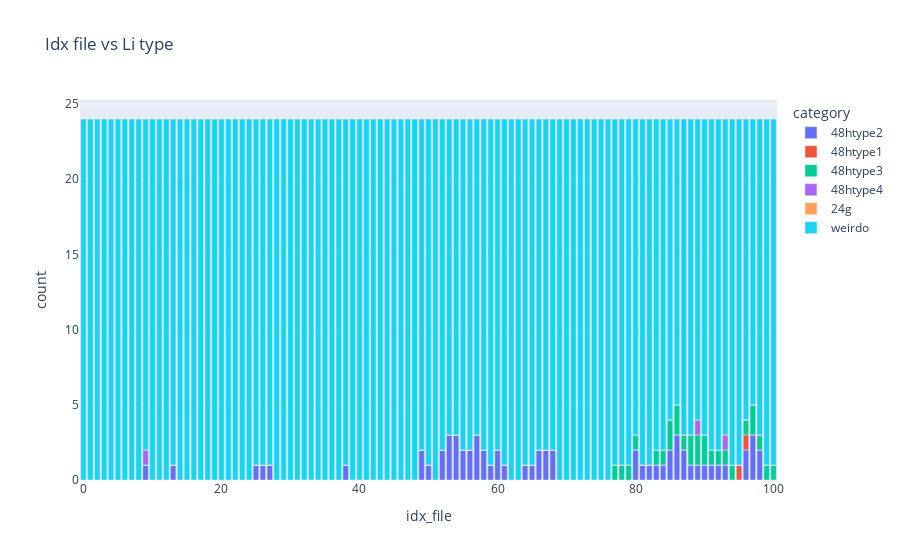
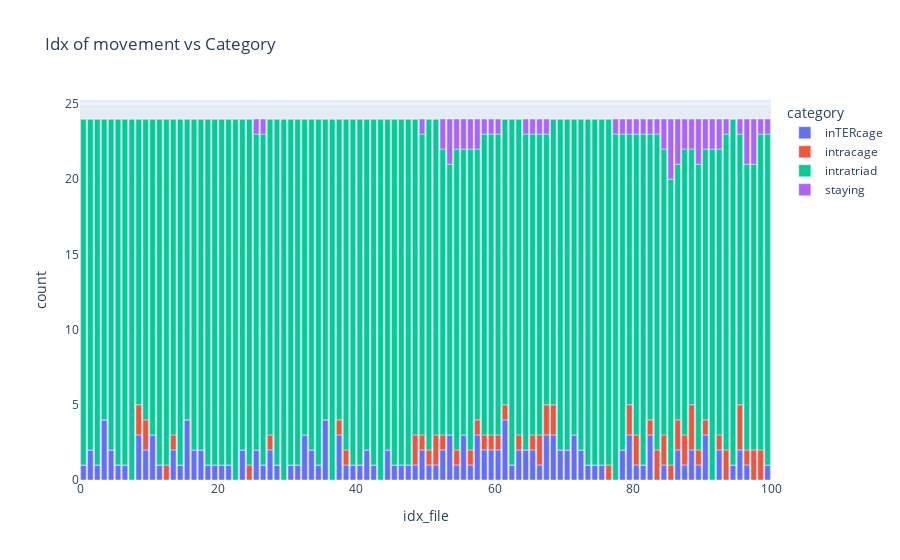

The cell these charts' notebook holds for them, in order:
### Code cell
el = "Li"
style = "bar"
df_amount_type = mapping_labelling.plot_amount_type(file_loc_important_cols, litype, el, style, category_labels) # commented out
print(df_amount_type.sum())

if proceed_NEB == "True": # commented out
    df = move_by_tuple_cage.get_and_plot_df_movement_category_counted(df_movement)
    print(df.sum())

### Figure 1 — Plotly figure (JSON) as saved in the notebook; plotly's stock layout.template omitted (floating-point values rounded to 4 significant figures)
{"data": [{"alignmentgroup": "True", "hovertemplate": "category=48htype2<br>idx_file=%{x}<br>count=%{y}<extra></extra>", "legendgroup": "48htype2", "marker": {"color": "#636efa", "pattern": {"shape": ""}}, "name": "48htype2", "offsetgroup": "48htype2", "orientation": "v", "showlegend": true, "textposition": "auto", "type": "bar", "x": [0, 1, 2, 3, 4, 5, 6, 7, 8, 9, 10, 11, 12, 13, 14, 15, 16, 17, 18, 19, 20, 21, 22, 23, 24, 25, 26, 27, 28, 29, 30, 31, 32, 33, 34, 35, 36, 37, 38, 39, 40, 41, 42, 43, 44, 45, 46, 47, 48, 49, 50, 51, 52, 53, 54, 55, 56, 57, 58, 59, 60, 61, 62, 63, 64, 65, 66, 67, 68, 69, 70, 71, 72, 73, 74, 75, 76, 77, 78, 79, 80, 81, 82, 83, 84, 85, 86, 87, 88, 89, 90, 91, 92, 93, 94, 95, 96, 97, 98, 99, 100], "xaxis": "x", "y": [0, 0, 0, 0, 0, 0, 0, 0, 0, 1, 0, 0, 0, 1, 0, 0, 0, 0, 0, 0, 0, 0, 0, 0, 0, 1, 1, 1, 0, 0, 0, 0, 0, 0, 0, 0, 0, 0, 1, 0, 0, 0, 0, 0, 0, 0, 0, 0, 0, 2, 1, 0, 2, 3, 3, 2, 2, 3, 2, 1, 2, 1, 0, 0, 1, 1, 2, 2, 2, 0, 0, 0, 0, 0, 0, 0, 0, 0, 0, 0, 2, 1, 1, 1, 1, 2, 3, 2, 1, 1, 1, 1, 1, 1, 0, 0, 2, 3, 2, 0, 0], "yaxis": "y"}, {"alignmentgroup": "True", "hovertemplate": "category=48htype1<br>idx_file=%{x}<br>count=%{y}<extra></extra>", "legendgroup": "48htype1", "marker": {"color": "#EF553B", "pattern": {"shape": ""}}, "name": "48htype1", "offsetgroup": "48htype1", "orientation": "v", "showlegend": true, "textposition": "auto", "type": "bar", "x": [0, 1, 2, 3, 4, 5, 6, 7, 8, 9, 10, 11, 12, 13, 14, 15, 16, 17, 18, 19, 20, 21, 22, 23, 24, 25, 26, 27, 28, 29, 30, 31, 32, 33, 34, 35, 36, 37, 38, 39, 40, 41, 42, 43, 44, 45, 46, 47, 48, 49, 50, 51, 52, 53, 54, 55, 56, 57, 58, 59, 60, 61, 62, 63, 64, 65, 66, 67, 68, 69, 70, 71, 72, 73, 74, 75, 76, 77, 78, 79, 80, 81, 82, 83, 84, 85, 86, 87, 88, 89, 90, 91, 92, 93, 94, 95, 96, 97, 98, 99, 100], "xaxis": "x", "y": [0, 0, 0, 0, 0, 0, 0, 0, 0, 0, 0, 0, 0, 0, 0, 0, 0, 0, 0, 0, 0, 0, 0, 0, 0, 0, 0, 0, 0, 0, 0, 0, 0, 0, 0, 0, 0, 0, 0, 0, 0, 0, 0, 0, 0, 0, 0, 0, 0, 0, 0, 0, 0, 0, 0, 0, 0, 0, 0, 0, 0, 0, 0, 0, 0, 0, 0, 0, 0, 0, 0, 0, 0, 0, 0, 0, 0, 0, 0, 0, 0, 0, 0, 0, 0, 0, 0, 0, 0, 0, 0, 0, 0, 0, 0, 1, 1, 0, 0, 0, 0], "yaxis": "y"}, {"alignmentgroup": "True", "hovertemplate": "category=48htype3<br>idx_file=%{x}<br>count=%{y}<extra></extra>", "legendgroup": "48htype3", "marker": {"color": "#00cc96", "pattern": {"shape": ""}}, "name": "48htype3", "offsetgroup": "48htype3", "orientation": "v", "showlegend": true, "textposition": "auto", "type": "bar", "x": [0, 1, 2, 3, 4, 5, 6, 7, 8, 9, 10, 11, 12, 13, 14, 15, 16, 17, 18, 19, 20, 21, 22, 23, 24, 25, 26, 27, 28, 29, 30, 31, 32, 33, 34, 35, 36, 37, 38, 39, 40, 41, 42, 43, 44, 45, 46, 47, 48, 49, 50, 51, 52, 53, 54, 55, 56, 57, 58, 59, 60, 61, 62, 63, 64, 65, 66, 67, 68, 69, 70, 71, 72, 73, 74, 75, 76, 77, 78, 79, 80, 81, 82, 83, 84, 85, 86, 87, 88, 89, 90, 91, 92, 93, 94, 95, 96, 97, 98, 99, 100], "xaxis": "x", "y": [0, 0, 0, 0, 0, 0, 0, 0, 0, 0, 0, 0, 0, 0, 0, 0, 0, 0, 0, 0, 0, 0, 0, 0, 0, 0, 0, 0, 0, 0, 0, 0, 0, 0, 0, 0, 0, 0, 0, 0, 0, 0, 0, 0, 0, 0, 0, 0, 0, 0, 0, 0, 0, 0, 0, 0, 0, 0, 0, 0, 0, 0, 0, 0, 0, 0, 0, 0, 0, 0, 0, 0, 0, 0, 0, 0, 0, 1, 1, 1, 1, 0, 0, 1, 1, 2, 2, 1, 2, 2, 2, 1, 1, 1, 1, 0, 1, 2, 1, 1, 1], "yaxis": "y"}, {"alignmentgroup": "True", "hovertemplate": "category=48htype4<br>idx_file=%{x}<br>count=%{y}<extra></extra>", "legendgroup": "48htype4", "marker": {"color": "#ab63fa", "pattern": {"shape": ""}}, "name": "48htype4", "offsetgroup": "48htype4", "orientation": "v", "showlegend": true, "textposition": "auto", "type": "bar", "x": [0, 1, 2, 3, 4, 5, 6, 7, 8, 9, 10, 11, 12, 13, 14, 15, 16, 17, 18, 19, 20, 21, 22, 23, 24, 25, 26, 27, 28, 29, 30, 31, 32, 33, 34, 35, 36, 37, 38, 39, 40, 41, 42, 43, 44, 45, 46, 47, 48, 49, 50, 51, 52, 53, 54, 55, 56, 57, 58, 59, 60, 61, 62, 63, 64, 65, 66, 67, 68, 69, 70, 71, 72, 73, 74, 75, 76, 77, 78, 79, 80, 81, 82, 83, 84, 85, 86, 87, 88, 89, 90, 91, 92, 93, 94, 95, 96, 97, 98, 99, 100], "xaxis": "x", "y": [0, 0, 0, 0, 0, 0, 0, 0, 0, 1, 0, 0, 0, 0, 0, 0, 0, 0, 0, 0, 0, 0, 0, 0, 0, 0, 0, 0, 0, 0, 0, 0, 0, 0, 0, 0, 0, 0, 0, 0, 0, 0, 0, 0, 0, 0, 0, 0, 0, 0, 0, 0, 0, 0, 0, 0, 0, 0, 0, 0, 0, 0, 0, 0, 0, 0, 0, 0, 0, 0, 0, 0, 0, 0, 0, 0, 0, 0, 0, 0, 0, 0, 0, 0, 0, 0, 0, 0, 0, 1, 0, 0, 0, 1, 0, 0, 0, 0, 0, 0, 0], "yaxis": "y"}, {"alignmentgroup": "True", "hovertemplate": "category=24g<br>idx_file=%{x}<br>count=%{y}<extra></extra>", "legendgroup": "24g", "marker": {"color": "#FFA15A", "pattern": {"shape": ""}}, "name": "24g", "offsetgroup": "24g", "orientation": "v", "showlegend": true, "textposition": "auto", "type": "bar", "x": [0, 1, 2, 3, 4, 5, 6, 7, 8, 9, 10, 11, 12, 13, 14, 15, 16, 17, 18, 19, 20, 21, 22, 23, 24, 25, 26, 27, 28, 29, 30, 31, 32, 33, 34, 35, 36, 37, 38, 39, 40, 41, 42, 43, 44, 45, 46, 47, 48, 49, 50, 51, 52, 53, 54, 55, 56, 57, 58, 59, 60, 61, 62, 63, 64, 65, 66, 67, 68, 69, 70, 71, 72, 73, 74, 75, 76, 77, 78, 79, 80, 81, 82, 83, 84, 85, 86, 87, 88, 89, 90, 91, 92, 93, 94, 95, 96, 97, 98, 99, 100], "xaxis": "x", "y": [0, 0, 0, 0, 0, 0, 0, 0, 0, 0, 0, 0, 0, 0, 0, 0, 0, 0, 0, 0, 0, 0, 0, 0, 0, 0, 0, 0, 0, 0, 0, 0, 0, 0, 0, 0, 0, 0, 0, 0, 0, 0, 0, 0, 0, 0, 0, 0, 0, 0, 0, 0, 0, 0, 0, 0, 0, 0, 0, 0, 0, 0, 0, 0, 0, 0, 0, 0, 0, 0, 0, 0, 0, 0, 0, 0, 0, 0, 0, 0, 0, 0, 0, 0, 0, 0, 0, 0, 0, 0, 0, 0, 0, 0, 0, 0, 0, 0, 0, 0, 0], "yaxis": "y"}, {"alignmentgroup": "True", "hovertemplate": "category=weirdo<br>idx_file=%{x}<br>count=%{y}<extra></extra>", "legendgroup": "weirdo", "marker": {"color": "#19d3f3", "pattern": {"shape": ""}}, "name": "weirdo", "offsetgroup": "weirdo", "orientation": "v", "showlegend": true, "textposition": "auto", "type": "bar", "x": [0, 1, 2, 3, 4, 5, 6, 7, 8, 9, 10, 11, 12, 13, 14, 15, 16, 17, 18, 19, 20, 21, 22, 23, 24, 25, 26, 27, 28, 29, 30, 31, 32, 33, 34, 35, 36, 37, 38, 39, 40, 41, 42, 43, 44, 45, 46, 47, 48, 49, 50, 51, 52, 53, 54, 55, 56, 57, 58, 59, 60, 61, 62, 63, 64, 65, 66, 67, 68, 69, 70, 71, 72, 73, 74, 75, 76, 77, 78, 79, 80, 81, 82, 83, 84, 85, 86, 87, 88, 89, 90, 91, 92, 93, 94, 95, 96, 97, 98, 99, 100], "xaxis": "x", "y": [24, 24, 24, 24, 24, 24, 24, 24, 24, 22, 24, 24, 24, 23, 24, 24, 24, 24, 24, 24, 24, 24, 24, 24, 24, 23, 23, 23, 24, 24, 24, 24, 24, 24, 24, 24, 24, 24, 23, 24, 24, 24, 24, 24, 24, 24, 24, 24, 24, 22, 23, 24, 22, 21, 21, 22, 22, 21, 22, 23, 22, 23, 24, 24, 23, 23, 22, 22, 22, 24, 24, 24, 24, 24, 24, 24, 24, 23, 23, 23, 21, 23, 23, 22, 22, 20, 19, 21, 21, 20, 21, 22, 22, 21, 23, 23, 20, 19, 21, 23, 23], "yaxis": "y"}], "layout": {"barmode": "relative", "legend": {"title": {"text": "category"}, "tracegroupgap": 0}, "title": {"text": "Idx file vs Li type"}, "xaxis": {"anchor": "y", "domain": [0, 1], "title": {"text": "idx_file"}}, "yaxis": {"anchor": "x", "domain": [0, 1], "title": {"text": "count"}}}}

### Figure 2 — Plotly figure (JSON) as saved in the notebook; plotly's stock layout.template omitted (floating-point values rounded to 4 significant figures)
{"data": [{"alignmentgroup": "True", "hovertemplate": "category=inTERcage<br>idx_file=%{x}<br>count=%{y}<extra></extra>", "legendgroup": "inTERcage", "marker": {"color": "#636efa", "pattern": {"shape": ""}}, "name": "inTERcage", "offsetgroup": "inTERcage", "orientation": "v", "showlegend": true, "textposition": "auto", "type": "bar", "x": [0.5, 1.5, 2.5, 3.5, 4.5, 5.5, 6.5, 7.5, 8.5, 9.5, 10.5, 11.5, 12.5, 13.5, 14.5, 15.5, 16.5, 17.5, 18.5, 19.5, 20.5, 21.5, 22.5, 23.5, 24.5, 25.5, 26.5, 27.5, 28.5, 29.5, 30.5, 31.5, 32.5, 33.5, 34.5, 35.5, 36.5, 37.5, 38.5, 39.5, 40.5, 41.5, 42.5, 43.5, 44.5, 45.5, 46.5, 47.5, 48.5, 49.5, 50.5, 51.5, 52.5, 53.5, 54.5, 55.5, 56.5, 57.5, 58.5, 59.5, 60.5, 61.5, 62.5, 63.5, 64.5, 65.5, 66.5, 67.5, 68.5, 69.5, 70.5, 71.5, 72.5, 73.5, 74.5, 75.5, 76.5, 77.5, 78.5, 79.5, 80.5, 81.5, 82.5, 83.5, 84.5, 85.5, 86.5, 87.5, 88.5, 89.5, 90.5, 91.5, 92.5, 93.5, 94.5, 95.5, 96.5, 97.5, 98.5, 99.5], "xaxis": "x", "y": [1, 2, 1, 4, 2, 1, 1, 0, 3, 2, 3, 1, 0, 2, 1, 4, 2, 2, 1, 1, 1, 1, 0, 2, 0, 2, 1, 2, 1, 0, 1, 1, 3, 2, 1, 4, 0, 3, 1, 1, 1, 2, 1, 0, 2, 1, 1, 1, 1, 2, 1, 1, 2, 3, 1, 3, 1, 3, 2, 2, 2, 4, 1, 2, 2, 2, 1, 3, 3, 2, 2, 3, 2, 1, 1, 1, 0, 0, 2, 3, 1, 1, 3, 0, 1, 0, 2, 1, 2, 1, 3, 0, 2, 0, 1, 2, 1, 0, 0, 1], "yaxis": "y"}, {"alignmentgroup": "True", "hovertemplate": "category=intracage<br>idx_file=%{x}<br>count=%{y}<extra></extra>", "legendgroup": "intracage", "marker": {"color": "#EF553B", "pattern": {"shape": ""}}, "name": "intracage", "offsetgroup": "intracage", "orientation": "v", "showlegend": true, "textposition": "auto", "type": "bar", "x": [0.5, 1.5, 2.5, 3.5, 4.5, 5.5, 6.5, 7.5, 8.5, 9.5, 10.5, 11.5, 12.5, 13.5, 14.5, 15.5, 16.5, 17.5, 18.5, 19.5, 20.5, 21.5, 22.5, 23.5, 24.5, 25.5, 26.5, 27.5, 28.5, 29.5, 30.5, 31.5, 32.5, 33.5, 34.5, 35.5, 36.5, 37.5, 38.5, 39.5, 40.5, 41.5, 42.5, 43.5, 44.5, 45.5, 46.5, 47.5, 48.5, 49.5, 50.5, 51.5, 52.5, 53.5, 54.5, 55.5, 56.5, 57.5, 58.5, 59.5, 60.5, 61.5, 62.5, 63.5, 64.5, 65.5, 66.5, 67.5, 68.5, 69.5, 70.5, 71.5, 72.5, 73.5, 74.5, 75.5, 76.5, 77.5, 78.5, 79.5, 80.5, 81.5, 82.5, 83.5, 84.5, 85.5, 86.5, 87.5, 88.5, 89.5, 90.5, 91.5, 92.5, 93.5, 94.5, 95.5, 96.5, 97.5, 98.5, 99.5], "xaxis": "x", "y": [0, 0, 0, 0, 0, 0, 0, 0, 2, 2, 0, 0, 1, 1, 0, 0, 0, 0, 0, 0, 0, 0, 0, 0, 1, 0, 0, 1, 0, 0, 0, 0, 0, 0, 0, 0, 0, 1, 1, 0, 0, 0, 0, 0, 0, 0, 0, 0, 2, 1, 1, 2, 1, 0, 1, 0, 1, 1, 1, 1, 1, 1, 0, 1, 0, 1, 2, 2, 2, 0, 0, 0, 0, 0, 0, 0, 1, 0, 0, 2, 2, 0, 1, 2, 2, 1, 2, 2, 3, 1, 1, 0, 1, 2, 0, 3, 1, 2, 2, 0], "yaxis": "y"}, {"alignmentgroup": "True", "hovertemplate": "category=intratriad<br>idx_file=%{x}<br>count=%{y}<extra></extra>", "legendgroup": "intratriad", "marker": {"color": "#00cc96", "pattern": {"shape": ""}}, "name": "intratriad", "offsetgroup": "intratriad", "orientation": "v", "showlegend": true, "textposition": "auto", "type": "bar", "x": [0.5, 1.5, 2.5, 3.5, 4.5, 5.5, 6.5, 7.5, 8.5, 9.5, 10.5, 11.5, 12.5, 13.5, 14.5, 15.5, 16.5, 17.5, 18.5, 19.5, 20.5, 21.5, 22.5, 23.5, 24.5, 25.5, 26.5, 27.5, 28.5, 29.5, 30.5, 31.5, 32.5, 33.5, 34.5, 35.5, 36.5, 37.5, 38.5, 39.5, 40.5, 41.5, 42.5, 43.5, 44.5, 45.5, 46.5, 47.5, 48.5, 49.5, 50.5, 51.5, 52.5, 53.5, 54.5, 55.5, 56.5, 57.5, 58.5, 59.5, 60.5, 61.5, 62.5, 63.5, 64.5, 65.5, 66.5, 67.5, 68.5, 69.5, 70.5, 71.5, 72.5, 73.5, 74.5, 75.5, 76.5, 77.5, 78.5, 79.5, 80.5, 81.5, 82.5, 83.5, 84.5, 85.5, 86.5, 87.5, 88.5, 89.5, 90.5, 91.5, 92.5, 93.5, 94.5, 95.5, 96.5, 97.5, 98.5, 99.5], "xaxis": "x", "y": [23, 22, 23, 20, 22, 23, 23, 24, 19, 20, 21, 23, 23, 21, 23, 20, 22, 22, 23, 23, 23, 23, 24, 22, 23, 21, 22, 21, 23, 24, 23, 23, 21, 22, 23, 20, 24, 20, 22, 23, 23, 22, 23, 24, 22, 23, 23, 23, 21, 20, 22, 21, 19, 18, 20, 19, 20, 18, 20, 20, 20, 19, 23, 21, 21, 20, 20, 18, 19, 22, 22, 21, 22, 23, 23, 23, 23, 23, 21, 18, 20, 22, 19, 21, 19, 19, 17, 19, 17, 19, 18, 22, 19, 21, 23, 18, 19, 19, 21, 22], "yaxis": "y"}, {"alignmentgroup": "True", "hovertemplate": "category=staying<br>idx_file=%{x}<br>count=%{y}<extra></extra>", "legendgroup": "staying", "marker": {"color": "#ab63fa", "pattern": {"shape": ""}}, "name": "staying", "offsetgroup": "staying", "orientation": "v", "showlegend": true, "textposition": "auto", "type": "bar", "x": [0.5, 1.5, 2.5, 3.5, 4.5, 5.5, 6.5, 7.5, 8.5, 9.5, 10.5, 11.5, 12.5, 13.5, 14.5, 15.5, 16.5, 17.5, 18.5, 19.5, 20.5, 21.5, 22.5, 23.5, 24.5, 25.5, 26.5, 27.5, 28.5, 29.5, 30.5, 31.5, 32.5, 33.5, 34.5, 35.5, 36.5, 37.5, 38.5, 39.5, 40.5, 41.5, 42.5, 43.5, 44.5, 45.5, 46.5, 47.5, 48.5, 49.5, 50.5, 51.5, 52.5, 53.5, 54.5, 55.5, 56.5, 57.5, 58.5, 59.5, 60.5, 61.5, 62.5, 63.5, 64.5, 65.5, 66.5, 67.5, 68.5, 69.5, 70.5, 71.5, 72.5, 73.5, 74.5, 75.5, 76.5, 77.5, 78.5, 79.5, 80.5, 81.5, 82.5, 83.5, 84.5, 85.5, 86.5, 87.5, 88.5, 89.5, 90.5, 91.5, 92.5, 93.5, 94.5, 95.5, 96.5, 97.5, 98.5, 99.5], "xaxis": "x", "y": [0, 0, 0, 0, 0, 0, 0, 0, 0, 0, 0, 0, 0, 0, 0, 0, 0, 0, 0, 0, 0, 0, 0, 0, 0, 1, 1, 0, 0, 0, 0, 0, 0, 0, 0, 0, 0, 0, 0, 0, 0, 0, 0, 0, 0, 0, 0, 0, 0, 1, 0, 0, 2, 3, 2, 2, 2, 2, 1, 1, 1, 0, 0, 0, 1, 1, 1, 1, 0, 0, 0, 0, 0, 0, 0, 0, 0, 1, 1, 1, 1, 1, 1, 1, 2, 4, 3, 2, 2, 3, 2, 2, 2, 1, 0, 1, 3, 3, 1, 1], "yaxis": "y"}], "layout": {"barmode": "relative", "legend": {"title": {"text": "category"}, "tracegroupgap": 0}, "title": {"text": "Idx of movement vs Category"}, "xaxis": {"anchor": "y", "domain": [0, 1], "title": {"text": "idx_file"}}, "yaxis": {"anchor": "x", "domain": [0, 1], "title": {"text": "count"}}}}
